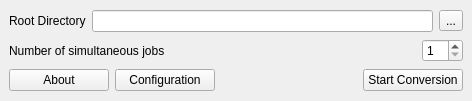
<?xml version="1.0" encoding="UTF-8"?>
<ui version="4.0">
 <class>VideoTranscoder</class>
 <widget class="QMainWindow" name="VideoTranscoder">
  <property name="windowModality">
   <enum>Qt::WindowModal</enum>
  </property>
  <property name="geometry">
   <rect>
    <x>0</x>
    <y>0</y>
    <width>472</width>
    <height>101</height>
   </rect>
  </property>
  <property name="minimumSize">
   <size>
    <width>472</width>
    <height>101</height>
   </size>
  </property>
  <property name="maximumSize">
   <size>
    <width>472</width>
    <height>101</height>
   </size>
  </property>
  <property name="windowTitle">
   <string>Video Transcoder For ChromeCast</string>
  </property>
  <property name="windowIcon">
   <iconset resource="rsc/resources.qrc">
    <normaloff>:/VideoTranscoder/application.ico</normaloff>:/VideoTranscoder/application.ico</iconset>
  </property>
  <widget class="QWidget" name="centralwidget">
   <layout class="QVBoxLayout" name="verticalLayout">
    <item>
     <layout class="QHBoxLayout" name="horizontalLayout">
      <item>
       <widget class="QLabel" name="label">
        <property name="text">
         <string>Root Directory</string>
        </property>
       </widget>
      </item>
      <item>
       <widget class="QLineEdit" name="m_directoryText">
        <property name="toolTip">
         <string>Directory to start conversion</string>
        </property>
        <property name="frame">
         <bool>true</bool>
        </property>
       </widget>
      </item>
      <item>
       <widget class="QToolButton" name="m_directoryButton">
        <property name="toolTip">
         <string>Change start directory</string>
        </property>
        <property name="text">
         <string>...</string>
        </property>
        <property name="icon">
         <iconset resource="rsc/resources.qrc">
          <normaloff>:/VideoTranscoder/folder.ico</normaloff>:/VideoTranscoder/folder.ico</iconset>
        </property>
       </widget>
      </item>
     </layout>
    </item>
    <item>
     <layout class="QHBoxLayout" name="horizontalLayout_2" stretch="1,0">
      <item>
       <widget class="QLabel" name="label_2">
        <property name="toolTip">
         <string>Number of simultaneous processing jobs</string>
        </property>
        <property name="text">
         <string>Number of simultaneous jobs</string>
        </property>
       </widget>
      </item>
      <item>
       <widget class="QSpinBox" name="m_threads">
        <property name="toolTip">
         <string>Number of simultaneous processing jobs</string>
        </property>
        <property name="minimum">
         <number>1</number>
        </property>
       </widget>
      </item>
     </layout>
    </item>
    <item>
     <layout class="QHBoxLayout" name="horizontalLayout_3">
      <item>
       <widget class="QPushButton" name="m_aboutButton">
        <property name="minimumSize">
         <size>
          <width>100</width>
          <height>0</height>
         </size>
        </property>
        <property name="text">
         <string>About</string>
        </property>
       </widget>
      </item>
      <item>
       <widget class="QPushButton" name="m_configButton">
        <property name="minimumSize">
         <size>
          <width>100</width>
          <height>0</height>
         </size>
        </property>
        <property name="text">
         <string>Configuration</string>
        </property>
       </widget>
      </item>
      <item>
       <spacer name="horizontalSpacer">
        <property name="orientation">
         <enum>Qt::Horizontal</enum>
        </property>
        <property name="sizeHint" stdset="0">
         <size>
          <width>40</width>
          <height>20</height>
         </size>
        </property>
       </spacer>
      </item>
      <item>
       <widget class="QPushButton" name="m_startButton">
        <property name="minimumSize">
         <size>
          <width>100</width>
          <height>0</height>
         </size>
        </property>
        <property name="maximumSize">
         <size>
          <width>100</width>
          <height>16777215</height>
         </size>
        </property>
        <property name="text">
         <string>Start Conversion</string>
        </property>
       </widget>
      </item>
     </layout>
    </item>
   </layout>
  </widget>
 </widget>
 <resources>
  <include location="rsc/resources.qrc"/>
 </resources>
 <connections/>
</ui>
